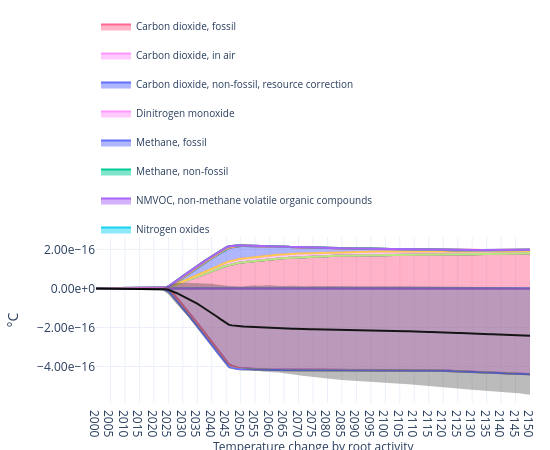

Notebook cell for this chart:
### Code cell
plot_temp(
    trails,
    by="flow",
    title="Temperature change by root activity",
    method_label="°C",
    year_range=(2000, 2150),
    legend_top_n=10,
    flow_groupby_name=True,
    
)

### Figure 1 — Plotly figure (JSON) as saved in the notebook; plotly's stock layout.template omitted (floating-point values rounded to 4 significant figures; data arrays with more than 128 entries replaced by an {"elided": "..."} marker saying what was removed)
{"data": [{"hoverinfo": "skip", "legendgroup": "root::1,1,1,2-Tetrafluoroethane", "meta": "1,1,1,2-Tetrafluoroethane", "mode": "lines", "name": "1,1,1,2-Tetrafluoroethane", "showlegend": false, "stackgroup": "positive", "type": "scatter", "x": {"elided": "151 int values"}, "y": {"elided": "151 float values"}}, {"hoverinfo": "skip", "legendgroup": "root::1,1,2-Trichloro-1,2,2-trifluoroethane", "meta": "1,1,2-Trichloro-1,2,2-trifluoroethane", "mode": "lines", "name": "1,1,2-Trichloro-1,2,2-trifluoroethane", "showlegend": false, "stackgroup": "positive", "type": "scatter", "x": {"elided": "151 int values"}, "y": {"elided": "151 float values"}}, {"hoverinfo": "skip", "legendgroup": "root::1,1-Difluoroethane", "meta": "1,1-Difluoroethane", "mode": "lines", "name": "1,1-Difluoroethane", "showlegend": false, "stackgroup": "positive", "type": "scatter", "x": {"elided": "151 int values"}, "y": {"elided": "151 float values"}}, {"hoverinfo": "skip", "legendgroup": "root::Ammonia", "meta": "Ammonia", "mode": "lines", "name": "Ammonia", "showlegend": false, "stackgroup": "negative", "type": "scatter", "x": {"elided": "151 int values"}, "y": {"elided": "151 float values"}}, {"hoverinfo": "skip", "legendgroup": "root::Bromomethane", "meta": "Bromomethane", "mode": "lines", "name": "Bromomethane", "showlegend": false, "stackgroup": "positive", "type": "scatter", "x": {"elided": "151 int values"}, "y": {"elided": "151 float values"}}, {"hoverinfo": "skip", "legendgroup": "root::Bromotrifluoromethane", "meta": "Bromotrifluoromethane", "mode": "lines", "name": "Bromotrifluoromethane", "showlegend": false, "stackgroup": "positive", "type": "scatter", "x": {"elided": "151 int values"}, "y": {"elided": "151 float values"}}, {"hovertemplate": "<b>%{meta}</b><br>Year: %{x}<br>°C: %{y:.6g}<extra></extra>", "legendgroup": "root::Carbon dioxide, fossil", "meta": "Carbon dioxide, fossil", "mode": "lines", "name": "Carbon dioxide, fossil", "showlegend": true, "stackgroup": "positive", "type": "scatter", "x": {"elided": "151 int values"}, "y": {"elided": "151 float values"}}, {"hoverinfo": "skip", "legendgroup": "root::Carbon dioxide, from soil or biomass stock", "meta": "Carbon dioxide, from soil or biomass stock", "mode": "lines", "name": "Carbon dioxide, from soil or biomass stock", "showlegend": false, "stackgroup": "positive", "type": "scatter", "x": {"elided": "151 int values"}, "y": {"elided": "151 float values"}}, {"hovertemplate": "<b>%{meta}</b><br>Year: %{x}<br>°C: %{y:.6g}<extra></extra>", "legendgroup": "root::Carbon dioxide, in air", "meta": "Carbon dioxide, in air", "mode": "lines", "name": "Carbon dioxide, in air", "showlegend": true, "stackgroup": "negative", "type": "scatter", "x": {"elided": "151 int values"}, "y": {"elided": "151 float values"}}, {"hoverinfo": "skip", "legendgroup": "root::Carbon dioxide, non-fossil", "meta": "Carbon dioxide, non-fossil", "mode": "lines", "name": "Carbon dioxide, non-fossil", "showlegend": false, "stackgroup": "positive", "type": "scatter", "x": {"elided": "151 int values"}, "y": {"elided": "151 float values"}}, {"hovertemplate": "<b>%{meta}</b><br>Year: %{x}<br>°C: %{y:.6g}<extra></extra>", "legendgroup": "root::Carbon dioxide, non-fossil, resource correction", "meta": "Carbon dioxide, non-fossil, resource<br>correction", "mode": "lines", "name": "Carbon dioxide, non-fossil, resource correction", "showlegend": true, "stackgroup": "negative", "type": "scatter", "x": {"elided": "151 int values"}, "y": {"elided": "151 float values"}}, {"hoverinfo": "skip", "legendgroup": "root::Carbon monoxide, fossil", "meta": "Carbon monoxide, fossil", "mode": "lines", "name": "Carbon monoxide, fossil", "showlegend": false, "stackgroup": "positive", "type": "scatter", "x": {"elided": "151 int values"}, "y": {"elided": "151 float values"}}, {"hoverinfo": "skip", "legendgroup": "root::Carbon monoxide, from soil or biomass stock", "meta": "Carbon monoxide, from soil or biomass stock", "mode": "lines", "name": "Carbon monoxide, from soil or biomass stock", "showlegend": false, "stackgroup": "positive", "type": "scatter", "x": {"elided": "151 int values"}, "y": {"elided": "151 float values"}}, {"hoverinfo": "skip", "legendgroup": "root::Carbon monoxide, non-fossil", "meta": "Carbon monoxide, non-fossil", "mode": "lines", "name": "Carbon monoxide, non-fossil", "showlegend": false, "stackgroup": "positive", "type": "scatter", "x": {"elided": "151 int values"}, "y": {"elided": "151 float values"}}, {"hoverinfo": "skip", "legendgroup": "root::Chlorodifluoromethane", "meta": "Chlorodifluoromethane", "mode": "lines", "name": "Chlorodifluoromethane", "showlegend": false, "stackgroup": "positive", "type": "scatter", "x": {"elided": "151 int values"}, "y": {"elided": "151 float values"}}, {"hoverinfo": "skip", "legendgroup": "root::Dichlorodifluoromethane", "meta": "Dichlorodifluoromethane", "mode": "lines", "name": "Dichlorodifluoromethane", "showlegend": false, "stackgroup": "positive", "type": "scatter", "x": {"elided": "151 int values"}, "y": {"elided": "151 float values"}}, {"hoverinfo": "skip", "legendgroup": "root::Dichloromethane", "meta": "Dichloromethane", "mode": "lines", "name": "Dichloromethane", "showlegend": false, "stackgroup": "positive", "type": "scatter", "x": {"elided": "151 int values"}, "y": {"elided": "151 float values"}}, {"hoverinfo": "skip", "legendgroup": "root::Difluoromethane", "meta": "Difluoromethane", "mode": "lines", "name": "Difluoromethane", "showlegend": false, "stackgroup": "positive", "type": "scatter", "x": {"elided": "151 int values"}, "y": {"elided": "151 float values"}}, {"hovertemplate": "<b>%{meta}</b><br>Year: %{x}<br>°C: %{y:.6g}<extra></extra>", "legendgroup": "root::Dinitrogen monoxide", "meta": "Dinitrogen monoxide", "mode": "lines", "name": "Dinitrogen monoxide", "showlegend": true, "stackgroup": "positive", "type": "scatter", "x": {"elided": "151 int values"}, "y": {"elided": "151 float values"}}, {"hoverinfo": "skip", "legendgroup": "root::Hexafluoroethane", "meta": "Hexafluoroethane", "mode": "lines", "name": "Hexafluoroethane", "showlegend": false, "stackgroup": "positive", "type": "scatter", "x": {"elided": "151 int values"}, "y": {"elided": "151 float values"}}, {"hovertemplate": "<b>%{meta}</b><br>Year: %{x}<br>°C: %{y:.6g}<extra></extra>", "legendgroup": "root::Methane, fossil", "meta": "Methane, fossil", "mode": "lines", "name": "Methane, fossil", "showlegend": true, "stackgroup": "positive", "type": "scatter", "x": {"elided": "151 int values"}, "y": {"elided": "151 float values"}}, {"hoverinfo": "skip", "legendgroup": "root::Methane, from soil or biomass stock", "meta": "Methane, from soil or biomass stock", "mode": "lines", "name": "Methane, from soil or biomass stock", "showlegend": false, "stackgroup": "positive", "type": "scatter", "x": {"elided": "151 int values"}, "y": {"elided": "151 float values"}}, {"hovertemplate": "<b>%{meta}</b><br>Year: %{x}<br>°C: %{y:.6g}<extra></extra>", "legendgroup": "root::Methane, non-fossil", "meta": "Methane, non-fossil", "mode": "lines", "name": "Methane, non-fossil", "showlegend": true, "stackgroup": "positive", "type": "scatter", "x": {"elided": "151 int values"}, "y": {"elided": "151 float values"}}, {"hovertemplate": "<b>%{meta}</b><br>Year: %{x}<br>°C: %{y:.6g}<extra></extra>", "legendgroup": "root::NMVOC, non-methane volatile organic compounds", "meta": "NMVOC, non-methane volatile organic compounds", "mode": "lines", "name": "NMVOC, non-methane volatile organic compounds", "showlegend": true, "stackgroup": "positive", "type": "scatter", "x": {"elided": "151 int values"}, "y": {"elided": "151 float values"}}, {"hoverinfo": "skip", "legendgroup": "root::Nitric oxide", "meta": "Nitric oxide", "mode": "lines", "name": "Nitric oxide", "showlegend": false, "stackgroup": "positive", "type": "scatter", "x": {"elided": "151 int values"}, "y": {"elided": "151 float values"}}, {"hovertemplate": "<b>%{meta}</b><br>Year: %{x}<br>°C: %{y:.6g}<extra></extra>", "legendgroup": "root::Nitrogen oxides", "meta": "Nitrogen oxides", "mode": "lines", "name": "Nitrogen oxides", "showlegend": true, "stackgroup": "positive", "type": "scatter", "x": {"elided": "151 int values"}, "y": {"elided": "151 float values"}}, {"hoverinfo": "skip", "legendgroup": "root::Sulfur", "meta": "Sulfur", "mode": "lines", "name": "Sulfur", "showlegend": false, "stackgroup": "negative", "type": "scatter", "x": {"elided": "151 int values"}, "y": {"elided": "151 float values"}}, {"hovertemplate": "<b>%{meta}</b><br>Year: %{x}<br>°C: %{y:.6g}<extra></extra>", "legendgroup": "root::Sulfur dioxide", "meta": "Sulfur dioxide", "mode": "lines", "name": "Sulfur dioxide", "showlegend": true, "stackgroup": "negative", "type": "scatter", "x": {"elided": "151 int values"}, "y": {"elided": "151 float values"}}, {"hovertemplate": "<b>%{meta}</b><br>Year: %{x}<br>°C: %{y:.6g}<extra></extra>", "legendgroup": "root::Sulfur hexafluoride", "meta": "Sulfur hexafluoride", "mode": "lines", "name": "Sulfur hexafluoride", "showlegend": true, "stackgroup": "positive", "type": "scatter", "x": {"elided": "151 int values"}, "y": {"elided": "151 float values"}}, {"hoverinfo": "skip", "legendgroup": "root::Sulfur oxides", "meta": "Sulfur oxides", "mode": "lines", "name": "Sulfur oxides", "showlegend": false, "stackgroup": "negative", "type": "scatter", "x": {"elided": "151 int values"}, "y": {"elided": "151 float values"}}, {"hoverinfo": "skip", "legendgroup": "root::Sulfur trioxide", "meta": "Sulfur trioxide", "mode": "lines", "name": "Sulfur trioxide", "showlegend": false, "stackgroup": "negative", "type": "scatter", "x": {"elided": "151 int values"}, "y": {"elided": "151 float values"}}, {"hoverinfo": "skip", "legendgroup": "root::Tetrafluoromethane", "meta": "Tetrafluoromethane", "mode": "lines", "name": "Tetrafluoromethane", "showlegend": false, "stackgroup": "positive", "type": "scatter", "x": {"elided": "151 int values"}, "y": {"elided": "151 float values"}}, {"hoverinfo": "skip", "legendgroup": "root::Trifluoromethane", "meta": "Trifluoromethane", "mode": "lines", "name": "Trifluoromethane", "showlegend": false, "stackgroup": "positive", "type": "scatter", "x": {"elided": "151 int values"}, "y": {"elided": "151 float values"}}, {"hoverinfo": "skip", "legendgroup": "root::VOC, volatile organic compounds", "meta": "VOC, volatile organic compounds", "mode": "lines", "name": "VOC, volatile organic compounds", "showlegend": false, "stackgroup": "positive", "type": "scatter", "x": {"elided": "151 int values"}, "y": {"elided": "151 float values"}}, {"hovertemplate": "<b>Total</b><br>Year: %{x}<br>Total temperature change: %{y:.6g}<extra></extra>", "line": {"color": "black", "width": 2}, "mode": "lines", "name": "Total", "showlegend": true, "type": "scatter", "x": {"elided": "151 int values"}, "y": {"elided": "151 float values"}, "yaxis": "y"}, {"hoverinfo": "skip", "line": {"width": 0}, "mode": "lines", "showlegend": false, "type": "scatter", "x": {"elided": "151 int values"}, "y": {"elided": "151 float values"}, "yaxis": "y"}, {"fill": "tonexty", "fillcolor": "rgba(60,60,60,0.35)", "line": {"width": 0}, "mode": "lines", "name": "2.5-97.5th percentile", "type": "scatter", "x": {"elided": "151 int values"}, "y": {"elided": "151 float values"}, "yaxis": "y"}], "layout": {"annotations": [{"showarrow": false, "text": "Temperature change by root activity", "x": 0.5, "xanchor": "center", "xref": "paper", "y": -0.2, "yanchor": "top", "yref": "paper"}], "height": 450, "hoverlabel": {"align": "left", "font": {"size": 11}}, "hovermode": "x unified", "legend": {"entrywidth": 260, "entrywidthmode": "pixels", "font": {"size": 10}, "groupclick": "togglegroup", "orientation": "h", "x": 0, "xanchor": "left", "y": 1, "yanchor": "bottom"}, "margin": {"b": 40, "l": 60, "r": 20, "t": 155}, "title": {"text": "", "x": 0.5, "xanchor": "center"}, "width": 550, "xaxis": {"dtick": 5, "range": [2000, 2150], "showgrid": true, "tick0": 2000, "tickmode": "linear"}, "yaxis": {"showgrid": true, "tickformat": ".2e", "title": {"text": "°C"}, "type": "linear"}}}
